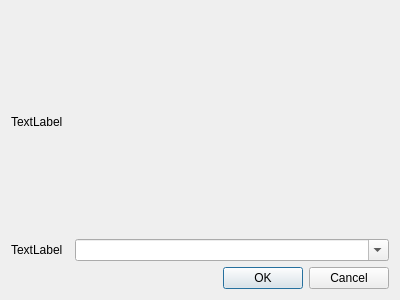
<?xml version="1.0" encoding="UTF-8"?>
<ui version="4.0">
 <class>Dialog</class>
 <widget class="QDialog" name="Dialog">
  <property name="geometry">
   <rect>
    <x>0</x>
    <y>0</y>
    <width>400</width>
    <height>300</height>
   </rect>
  </property>
  <property name="windowTitle">
   <string>Dialog</string>
  </property>
  <layout class="QGridLayout" name="gridLayout">
   <item row="1" column="2">
    <widget class="KComboBox" name="copy_unit_new_unit_name_combobox">
     <property name="sizePolicy">
      <sizepolicy hsizetype="MinimumExpanding" vsizetype="Fixed">
       <horstretch>0</horstretch>
       <verstretch>0</verstretch>
      </sizepolicy>
     </property>
     <property name="editable">
      <bool>true</bool>
     </property>
    </widget>
   </item>
   <item row="1" column="0">
    <widget class="QLabel" name="copy_unit_new_unit_name_label">
     <property name="text">
      <string>TextLabel</string>
     </property>
    </widget>
   </item>
   <item row="2" column="0" colspan="3">
    <widget class="QDialogButtonBox" name="buttonBox">
     <property name="orientation">
      <enum>Qt::Horizontal</enum>
     </property>
     <property name="standardButtons">
      <set>QDialogButtonBox::Cancel|QDialogButtonBox::Ok</set>
     </property>
    </widget>
   </item>
   <item row="0" column="0" colspan="3">
    <widget class="QLabel" name="copy_unit_instructions_label">
     <property name="text">
      <string>TextLabel</string>
     </property>
    </widget>
   </item>
  </layout>
 </widget>
 <customwidgets>
  <customwidget>
   <class>KComboBox</class>
   <extends>QComboBox</extends>
   <header>kcombobox.h</header>
  </customwidget>
 </customwidgets>
 <resources/>
 <connections>
  <connection>
   <sender>buttonBox</sender>
   <signal>accepted()</signal>
   <receiver>Dialog</receiver>
   <slot>accept()</slot>
   <hints>
    <hint type="sourcelabel">
     <x>248</x>
     <y>254</y>
    </hint>
    <hint type="destinationlabel">
     <x>157</x>
     <y>274</y>
    </hint>
   </hints>
  </connection>
  <connection>
   <sender>buttonBox</sender>
   <signal>rejected()</signal>
   <receiver>Dialog</receiver>
   <slot>reject()</slot>
   <hints>
    <hint type="sourcelabel">
     <x>316</x>
     <y>260</y>
    </hint>
    <hint type="destinationlabel">
     <x>286</x>
     <y>274</y>
    </hint>
   </hints>
  </connection>
 </connections>
</ui>
